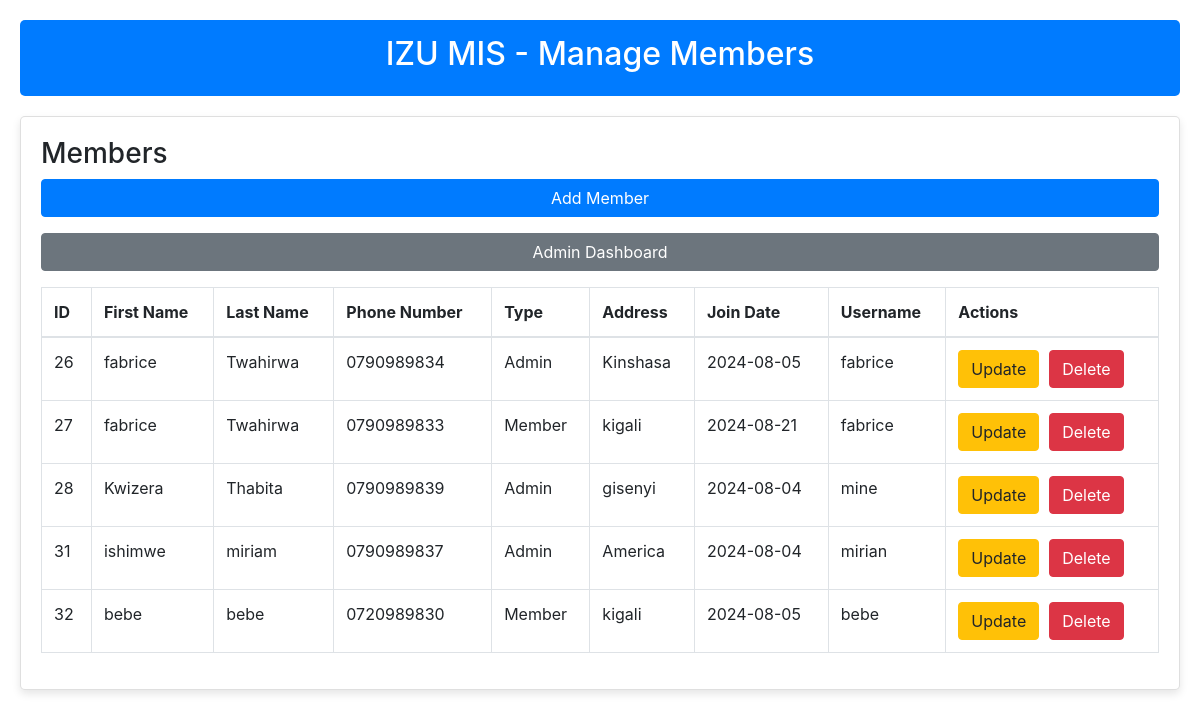
The app's page /manage_members.php with its own data.
### tables this page shows
CREATE TABLE `members` (
  `id` int(11) NOT NULL,
  `first_name` varchar(50) NOT NULL,
  `last_name` varchar(50) NOT NULL,
  `phone_number` varchar(255) NOT NULL,
  `type` varchar(255) NOT NULL,
  `address` varchar(255) NOT NULL,
  `join_date` date NOT NULL,
  `username` varchar(255) NOT NULL,
  `password` varchar(255) NOT NULL
);

### manage_members.php (the view, shortened to what this page needs)
<?php
require_once 'config.php';
$sql = 'SELECT * FROM members';
$stmt = $pdo->query($sql);
$members = $stmt->fetchAll();
?>
<!DOCTYPE html>
<html lang="en">
<head>
    <link href="https://stackpath.bootstrapcdn.com/bootstrap/4.5.2/css/bootstrap.min.css" rel="stylesheet">
</head>
<body>
    <div class="content">
        <div class="header">
            <h2>IZU MIS - Manage Members</h2>
        </div>
        <div id="members" class="card">
            <h3>Members</h3>
            <button class="btn btn-primary mb-3" onclick="location.href='add_member.php'">Add Member</button>
            <button class="btn btn-secondary mb-3" onclick="location.href='admindashboard.php'">Admin Dashboard</button>
            <table class="table table-bordered">
                <thead>
                    <tr>
                        <th>ID</th>
                        <th>First Name</th>
                        <th>Last Name</th>
                        <th>Phone Number</th>
                        <th>Type</th>
                        <th>Address</th>
                        <th>Join Date</th>
                        <th>Username</th>
                        <th>Actions</th>
                    </tr>
                </thead>
                <tbody>
                    <?php foreach ($members as $member): ?>
                        <tr>
                            <td><?php echo htmlspecialchars($member['id']); ?></td>
                            <td><?php echo htmlspecialchars($member['first_name']); ?></td>
                            <td><?php echo htmlspecialchars($member['last_name']); ?></td>
                            <td><?php echo htmlspecialchars($member['phone_number']); ?></td>
                            <td><?php echo htmlspecialchars($member['type']); ?></td>
                            <td><?php echo htmlspecialchars($member['address']); ?></td>
                            <td><?php echo htmlspecialchars($member['join_date']); ?></td>
                            <td><?php echo htmlspecialchars($member['username']); ?></td>
                            <td>
                                <div class="action-buttons">
                                    <button class="btn btn-warning" onclick="location.href='update_member.php?id=<?php echo $member['id']; ?>'">Update</button>
                                    <button class="btn btn-danger" onclick="if(confirm('Are you sure you want to delete this member?')) location.href='delete_member.php?id=<?php echo $member['id']; ?>'">Delete</button>
                                </div>
                            </td>
                        </tr>
                    <?php endforeach; ?>
                </tbody>
            </table>
        </div>
    </div>
</body>
</html>

### manage_members.php (style rules this page uses)
.content { padding: 20px; width: 100%; }
.header { background-color: #007bff; color: white; padding: 15px; text-align: center; border-radius: 5px; margin-bottom: 20px; }
.card { padding: 20px; border-radius: 5px; box-shadow: 0 4px 8px rgba(0, 0, 0, 0.1); margin-bottom: 20px; }
.action-buttons { display: flex; gap: 10px; }

### records on screen
members: id "26", first_name "fabrice", last_name "Twahirwa", phone_number "0790989834", type "Admin", address "Kinshasa", join_date "2024-08-05", username "fabrice"
members: id "27", first_name "fabrice", last_name "Twahirwa", phone_number "0790989833", type "Member", address "kigali", join_date "2024-08-21", username "fabrice"
members: id "28", first_name "Kwizera", last_name "Thabita", phone_number "0790989839", type "Admin", address "gisenyi", join_date "2024-08-04", username "mine"
members: id "31", first_name "ishimwe", last_name "miriam", phone_number "0790989837", type "Admin", address "America", join_date "2024-08-04", username "mirian"
members: id "32", first_name "bebe", last_name "bebe", phone_number "0720989830", type "Member", address "kigali", join_date "2024-08-05", username "bebe"
